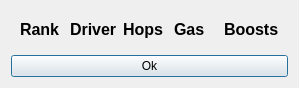
<?xml version="1.0" encoding="UTF-8"?>
<ui version="4.0">
 <class>FinnishDialog</class>
 <widget class="QDialog" name="FinnishDialog">
  <property name="geometry">
   <rect>
    <x>0</x>
    <y>0</y>
    <width>299</width>
    <height>88</height>
   </rect>
  </property>
  <property name="windowTitle">
   <string>Dialog</string>
  </property>
  <layout class="QVBoxLayout" name="verticalLayout">
   <item>
    <widget class="QWidget" name="table" native="true">
     <layout class="QGridLayout" name="gridLayout">
      <item row="0" column="0">
       <widget class="QLabel" name="label">
        <property name="text">
         <string>&lt;html&gt;&lt;head/&gt;&lt;body&gt;&lt;p&gt;&lt;span style=&quot; font-size:12pt; font-weight:600;&quot;&gt;Rank&lt;/span&gt;&lt;/p&gt;&lt;/body&gt;&lt;/html&gt;</string>
        </property>
       </widget>
      </item>
      <item row="0" column="1">
       <widget class="QLabel" name="label_2">
        <property name="text">
         <string>&lt;html&gt;&lt;head/&gt;&lt;body&gt;&lt;p&gt;&lt;span style=&quot; font-size:12pt; font-weight:600;&quot;&gt;Driver&lt;/span&gt;&lt;/p&gt;&lt;/body&gt;&lt;/html&gt;</string>
        </property>
       </widget>
      </item>
      <item row="0" column="2">
       <widget class="QLabel" name="label_3">
        <property name="text">
         <string>&lt;html&gt;&lt;head/&gt;&lt;body&gt;&lt;p&gt;&lt;span style=&quot; font-size:12pt; font-weight:600;&quot;&gt;Hops&lt;/span&gt;&lt;/p&gt;&lt;/body&gt;&lt;/html&gt;</string>
        </property>
       </widget>
      </item>
      <item row="0" column="3">
       <widget class="QLabel" name="label_4">
        <property name="text">
         <string>&lt;html&gt;&lt;head/&gt;&lt;body&gt;&lt;p&gt;&lt;span style=&quot; font-size:12pt; font-weight:600;&quot;&gt;Gas&lt;/span&gt;&lt;/p&gt;&lt;/body&gt;&lt;/html&gt;</string>
        </property>
       </widget>
      </item>
      <item row="0" column="4">
       <widget class="QLabel" name="label_5">
        <property name="text">
         <string>&lt;html&gt;&lt;head/&gt;&lt;body&gt;&lt;p&gt;&lt;span style=&quot; font-size:12pt; font-weight:600;&quot;&gt;Boosts&lt;/span&gt;&lt;/p&gt;&lt;/body&gt;&lt;/html&gt;</string>
        </property>
       </widget>
      </item>
     </layout>
    </widget>
   </item>
   <item>
    <widget class="QPushButton" name="abortButton">
     <property name="text">
      <string>Ok</string>
     </property>
    </widget>
   </item>
  </layout>
 </widget>
 <resources/>
 <connections>
  <connection>
   <sender>abortButton</sender>
   <signal>clicked(bool)</signal>
   <receiver>FinnishDialog</receiver>
   <slot>reject()</slot>
   <hints>
    <hint type="sourcelabel">
     <x>297</x>
     <y>282</y>
    </hint>
    <hint type="destinationlabel">
     <x>199</x>
     <y>149</y>
    </hint>
   </hints>
  </connection>
 </connections>
</ui>
